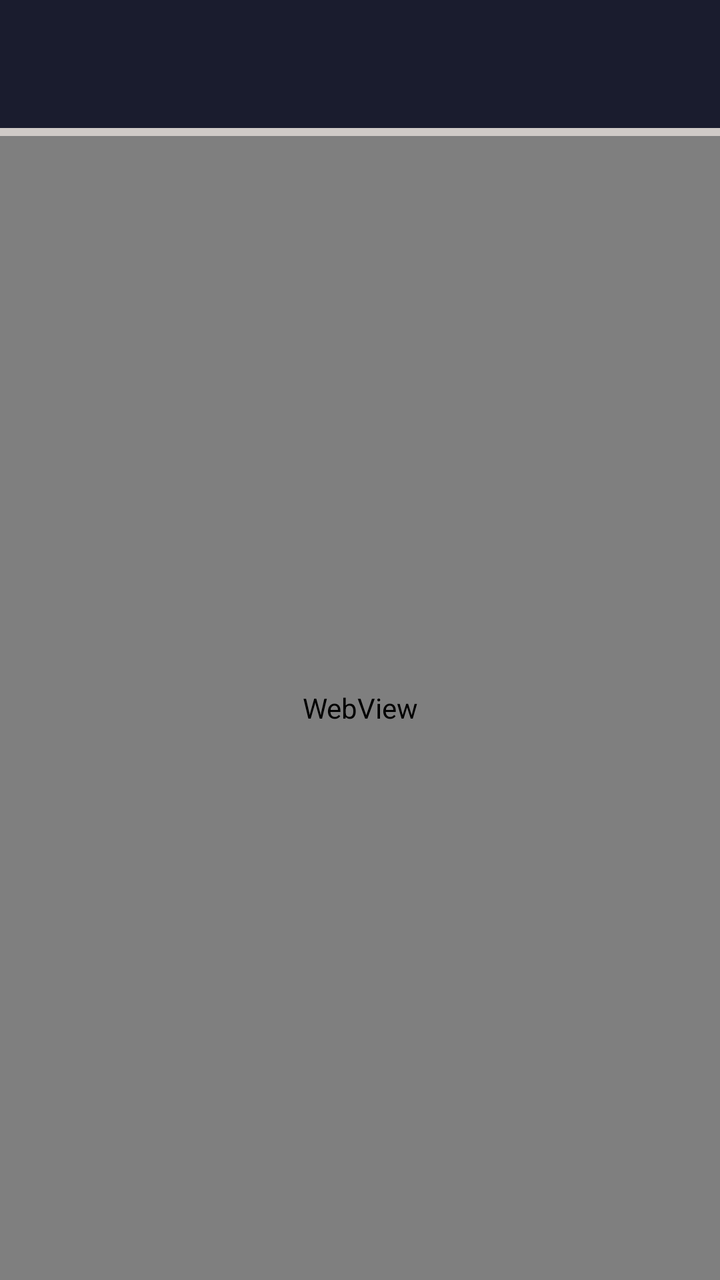
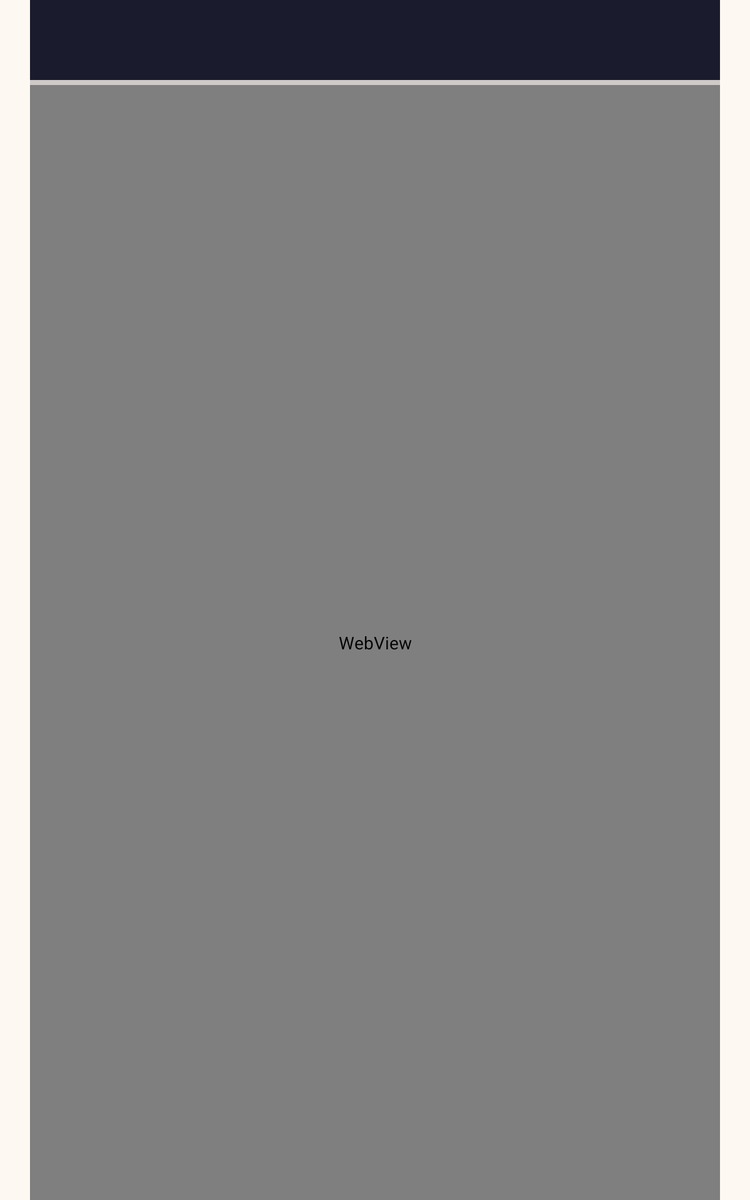

An Android layout and its configuration variant, each rendered on a device that would load it. The default file and the variant file are quoted in full after the pictures.
<!-- AndroidManifest.xml: application theme Theme.Newsnow -->
<!-- res/layout/activity_news_detail.xml -->
<?xml version="1.0" encoding="utf-8"?>
<androidx.constraintlayout.widget.ConstraintLayout xmlns:android="http://schemas.android.com/apk/res/android"
    xmlns:app="http://schemas.android.com/apk/res-auto"
    android:layout_width="match_parent"
    android:layout_height="match_parent"
    android:background="@color/surfaceBackground">

    <androidx.appcompat.widget.Toolbar
        android:id="@+id/detailToolbar"
        android:layout_width="0dp"
        android:layout_height="?attr/actionBarSize"
        android:background="@color/primaryColor"
        android:theme="@style/ThemeOverlay.Material3.Dark.ActionBar"
        app:layout_constraintEnd_toEndOf="parent"
        app:layout_constraintStart_toStartOf="parent"
        app:layout_constraintTop_toTopOf="parent"
        app:titleTextColor="@android:color/white" />

    <ProgressBar
        android:id="@+id/pageProgressBar"
        style="?android:attr/progressBarStyleHorizontal"
        android:layout_width="0dp"
        android:layout_height="4dp"
        android:max="100"
        android:progress="0"
        app:layout_constraintEnd_toEndOf="parent"
        app:layout_constraintStart_toStartOf="parent"
        app:layout_constraintTop_toBottomOf="@id/detailToolbar" />

    <WebView
        android:id="@+id/newsWebView"
        android:layout_width="0dp"
        android:layout_height="0dp"
        app:layout_constraintBottom_toBottomOf="parent"
        app:layout_constraintEnd_toEndOf="parent"
        app:layout_constraintStart_toStartOf="parent"
        app:layout_constraintTop_toBottomOf="@id/pageProgressBar" />

</androidx.constraintlayout.widget.ConstraintLayout>
<!-- resources referenced by this layout -->
<resources>
  <color name="primaryColor">#1A1C2E</color>
  <color name="surfaceBackground">#FDF8F1</color>
  <style name="Theme.Newsnow" parent="Base.Theme.Newsnow" />
  <style name="Base.Theme.Newsnow" parent="Theme.Material3.DayNight.NoActionBar">
          <item name="colorPrimary">@color/primaryColor</item>
          <item name="colorOnPrimary">@android:color/white</item>
          <item name="colorPrimaryContainer">@color/primaryColorDark</item>
          <item name="colorSecondary">@color/accentColor</item>
          <item name="android:statusBarColor">@color/primaryColorDark</item>
      </style>
  <color name="primaryColorDark">#0F101A</color>
  <color name="accentColor">#2D7FF9</color>
</resources>
<!-- res/layout-sw600dp/activity_news_detail.xml (the repository's variant of the layout above) -->
<!-- drawn on a 7-inch tablet held upright -->
<?xml version="1.0" encoding="utf-8"?>
<androidx.constraintlayout.widget.ConstraintLayout xmlns:android="http://schemas.android.com/apk/res/android"
    xmlns:app="http://schemas.android.com/apk/res-auto"
    android:layout_width="match_parent"
    android:layout_height="match_parent"
    android:background="@color/surfaceBackground">

    <androidx.constraintlayout.widget.Guideline
        android:id="@+id/leftGuideline"
        android:layout_width="wrap_content"
        android:layout_height="wrap_content"
        android:orientation="vertical"
        app:layout_constraintGuide_percent="0.04" />

    <androidx.constraintlayout.widget.Guideline
        android:id="@+id/rightGuideline"
        android:layout_width="wrap_content"
        android:layout_height="wrap_content"
        android:orientation="vertical"
        app:layout_constraintGuide_percent="0.96" />

    <androidx.appcompat.widget.Toolbar
        android:id="@+id/detailToolbar"
        android:layout_width="0dp"
        android:layout_height="?attr/actionBarSize"
        android:background="@color/primaryColor"
        android:theme="@style/ThemeOverlay.Material3.Dark.ActionBar"
        app:layout_constraintEnd_toStartOf="@id/rightGuideline"
        app:layout_constraintStart_toStartOf="@id/leftGuideline"
        app:layout_constraintTop_toTopOf="parent"
        app:titleTextColor="@android:color/white" />

    <ProgressBar
        android:id="@+id/pageProgressBar"
        style="?android:attr/progressBarStyleHorizontal"
        android:layout_width="0dp"
        android:layout_height="4dp"
        android:max="100"
        android:progress="0"
        app:layout_constraintEnd_toStartOf="@id/rightGuideline"
        app:layout_constraintStart_toStartOf="@id/leftGuideline"
        app:layout_constraintTop_toBottomOf="@id/detailToolbar" />

    <WebView
        android:id="@+id/newsWebView"
        android:layout_width="0dp"
        android:layout_height="0dp"
        app:layout_constraintBottom_toBottomOf="parent"
        app:layout_constraintEnd_toStartOf="@id/rightGuideline"
        app:layout_constraintStart_toStartOf="@id/leftGuideline"
        app:layout_constraintTop_toBottomOf="@id/pageProgressBar" />

</androidx.constraintlayout.widget.ConstraintLayout>
